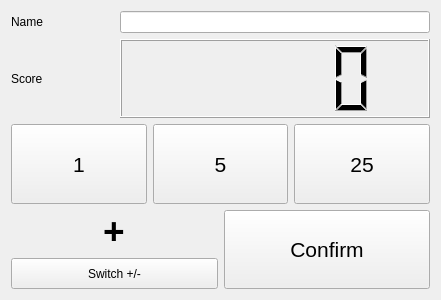
<?xml version="1.0" encoding="UTF-8"?>
<ui version="4.0">
 <class>editPlayer</class>
 <widget class="QWidget" name="editPlayer">
  <property name="geometry">
   <rect>
    <x>0</x>
    <y>0</y>
    <width>441</width>
    <height>300</height>
   </rect>
  </property>
  <property name="windowTitle">
   <string>Form</string>
  </property>
  <layout class="QGridLayout" name="gridLayout">
   <item row="0" column="0">
    <layout class="QVBoxLayout" name="verticalLayout" stretch="1,2,2,2">
     <item>
      <layout class="QHBoxLayout" name="layout_name" stretch="1,3">
       <item>
        <widget class="QLabel" name="label">
         <property name="text">
          <string>Name</string>
         </property>
        </widget>
       </item>
       <item>
        <widget class="QLineEdit" name="input_name"/>
       </item>
      </layout>
     </item>
     <item>
      <layout class="QHBoxLayout" name="layout_score" stretch="1,3">
       <item>
        <widget class="QLabel" name="label_2">
         <property name="text">
          <string>Score</string>
         </property>
        </widget>
       </item>
       <item>
        <widget class="QLCDNumber" name="display_score"/>
       </item>
      </layout>
     </item>
     <item>
      <layout class="QHBoxLayout" name="layout_incButtons">
       <item>
        <widget class="QPushButton" name="button_incOne">
         <property name="sizePolicy">
          <sizepolicy hsizetype="Minimum" vsizetype="Expanding">
           <horstretch>0</horstretch>
           <verstretch>0</verstretch>
          </sizepolicy>
         </property>
         <property name="font">
          <font>
           <pointsize>16</pointsize>
          </font>
         </property>
         <property name="styleSheet">
          <string notr="true"/>
         </property>
         <property name="text">
          <string>1</string>
         </property>
        </widget>
       </item>
       <item>
        <widget class="QPushButton" name="button_incFive">
         <property name="sizePolicy">
          <sizepolicy hsizetype="Minimum" vsizetype="Expanding">
           <horstretch>0</horstretch>
           <verstretch>0</verstretch>
          </sizepolicy>
         </property>
         <property name="font">
          <font>
           <pointsize>16</pointsize>
          </font>
         </property>
         <property name="text">
          <string>5</string>
         </property>
        </widget>
       </item>
       <item>
        <widget class="QPushButton" name="button_incTwentyFive">
         <property name="sizePolicy">
          <sizepolicy hsizetype="Minimum" vsizetype="Expanding">
           <horstretch>0</horstretch>
           <verstretch>0</verstretch>
          </sizepolicy>
         </property>
         <property name="font">
          <font>
           <pointsize>16</pointsize>
          </font>
         </property>
         <property name="text">
          <string>25</string>
         </property>
        </widget>
       </item>
      </layout>
     </item>
     <item>
      <layout class="QHBoxLayout" name="layout_modeButtons">
       <item>
        <layout class="QHBoxLayout" name="horizontalLayout">
         <item>
          <layout class="QVBoxLayout" name="layout_incMode" stretch="1,2">
           <item alignment="Qt::AlignHCenter">
            <widget class="QLabel" name="label_incMode">
             <property name="font">
              <font>
               <pointsize>28</pointsize>
               <weight>75</weight>
               <bold>true</bold>
              </font>
             </property>
             <property name="text">
              <string>+</string>
             </property>
            </widget>
           </item>
           <item>
            <widget class="QPushButton" name="button_toggleIncMode">
             <property name="sizePolicy">
              <sizepolicy hsizetype="Minimum" vsizetype="Expanding">
               <horstretch>0</horstretch>
               <verstretch>0</verstretch>
              </sizepolicy>
             </property>
             <property name="text">
              <string>Switch +/-</string>
             </property>
            </widget>
           </item>
          </layout>
         </item>
        </layout>
       </item>
       <item>
        <widget class="QPushButton" name="button_confirm">
         <property name="sizePolicy">
          <sizepolicy hsizetype="Minimum" vsizetype="Expanding">
           <horstretch>0</horstretch>
           <verstretch>0</verstretch>
          </sizepolicy>
         </property>
         <property name="font">
          <font>
           <pointsize>16</pointsize>
          </font>
         </property>
         <property name="text">
          <string>Confirm</string>
         </property>
        </widget>
       </item>
      </layout>
     </item>
    </layout>
   </item>
  </layout>
 </widget>
 <resources/>
 <connections/>
 <buttongroups>
  <buttongroup name="buttonGroup"/>
 </buttongroups>
</ui>
